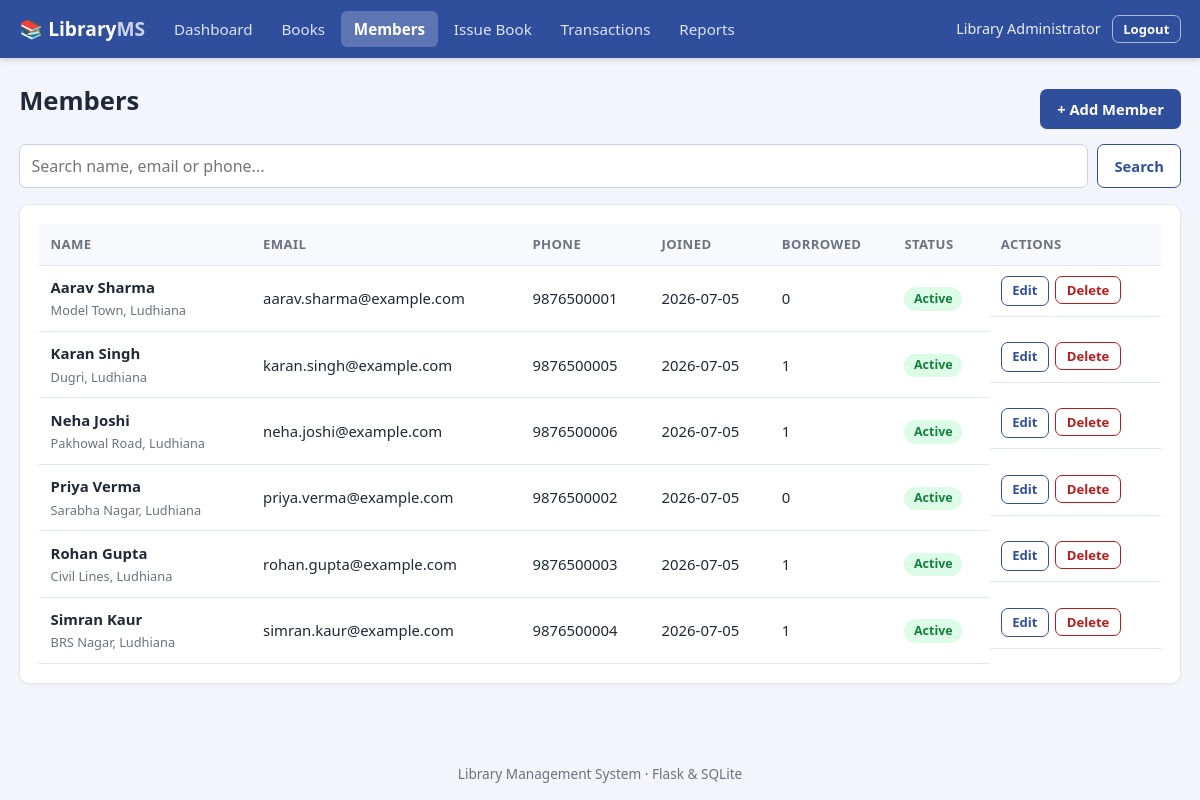
/members (signed in), run on the app's committed database.
### tables this page shows
CREATE TABLE members (
    id        INTEGER PRIMARY KEY AUTOINCREMENT,
    name      TEXT NOT NULL,
    email     TEXT NOT NULL UNIQUE,
    phone     TEXT,
    address   TEXT,
    join_date TEXT NOT NULL,
    status    TEXT NOT NULL DEFAULT 'active' CHECK (status IN ('active', 'inactive'))
);

### app.py (the view)
@app.route("/members")
@login_required
def members():
    q = request.args.get("q", "").strip()
    sql = """SELECT m.*, (SELECT COUNT(*) FROM issues i
                          WHERE i.member_id = m.id AND i.status='issued') AS borrowed
             FROM members m WHERE 1=1"""
    params = []
    if q:
        sql += " AND (m.name LIKE ? OR m.email LIKE ? OR m.phone LIKE ?)"
        params += [f"%{q}%"] * 3
    sql += " ORDER BY m.name"
    return render_template("members.html", members=get_conn().execute(sql, params).fetchall(), q=q)

### app.py (called while the page is built)
def get_conn():
    if "conn" not in g:
        g.conn = db.get_db()
    return g.conn

@app.teardown_appcontext
def close_conn(_exc):
    conn = g.pop("conn", None)
    if conn is not None:
        conn.close()

def login_required(view):
    @wraps(view)
    def wrapped(*args, **kwargs):
        if "user_id" not in session:
            return redirect(url_for("login", next=request.path))
        return view(*args, **kwargs)
    return wrapped

def csrf_token():
    if "_csrf" not in session:
        session["_csrf"] = secrets.token_hex(16)
    return session["_csrf"]

@app.before_request
def protect_post():
    if request.method == "POST":
        sent = request.form.get("_csrf") or request.headers.get("X-CSRF-Token")
        if not sent or sent != session.get("_csrf"):
            abort(400, "Invalid or missing CSRF token. Please reload the page and try again.")

@app.context_processor
def inject_globals():
    return {"today": date.today().isoformat(), "loan_days": db.LOAN_DAYS,
            "fine_per_day": db.FINE_PER_DAY}

### database.py (called while the page is built)
def get_db():
    conn = sqlite3.connect(DB_PATH)
    conn.row_factory = sqlite3.Row
    conn.execute("PRAGMA foreign_keys = ON")
    return conn

### Library_Management_System/templates/members.html (shortened to what this page needs)
{% extends "base.html" %}
{% block content %}
<div class="page-head">
  <h1>Members</h1>
  <a class="btn btn-primary" href="{{ url_for('add_member') }}">+ Add Member</a>
</div>
<form class="filters" method="get">
  <input type="search" name="q" id="liveSearch" placeholder="Search name, email or phone..." value="{{ q }}">
  <button class="btn btn-outline" type="submit">Search</button>
</form>
<div class="card table-wrap">
  <table id="membersTable">
    <thead><tr><th>Name</th><th>Email</th><th>Phone</th><th>Joined</th><th>Borrowed</th><th>Status</th><th>Actions</th></tr></thead>
    <tbody>
    {% for m in members %}
      <tr>
        <td><strong>{{ m.name }}</strong><br><small class="muted">{{ m.address or '' }}</small></td>
        <td>{{ m.email }}</td>
        <td>{{ m.phone or '-' }}</td>
        <td>{{ m.join_date }}</td>
        <td>{{ m.borrowed }}</td>
        <td><span class="badge badge-{{ 'ok' if m.status == 'active' else 'muted' }}">{{ m.status|capitalize }}</span></td>
        <td class="actions">
          <a class="btn btn-small btn-outline" href="{{ url_for('edit_member', member_id=m.id) }}">Edit</a>
          <form method="post" action="{{ url_for('delete_member', member_id=m.id) }}" data-confirm="Delete member '{{ m.name }}'?">
            <button class="btn btn-small btn-danger" type="submit">Delete</button>
          </form>
        </td>
      </tr>
    {% else %}
      <tr><td colspan="7" class="empty">No members found.</td></tr>
    {% endfor %}
    </tbody>
  </table>
</div>
{% endblock %}

### Library_Management_System/static/css/style.css (style rules this page uses)
:root { --primary: #2f4f9d; --primary-dark: #223a77; --bg: #f3f5fa; --card: #ffffff; --text: #1f2937; --muted: #6b7280; --border: #e2e6ef; --ok: #15803d; --ok-bg: #dcfce7; --warn: #a16207; --warn-bg: #fef3c7; --danger: #b91c1c; --danger-bg: #fee2e2; --info-bg: #dbeafe; --info: #1d4ed8; }
* { box-sizing: border-box; }
body { margin: 0; font-family: "Segoe UI", system-ui, -apple-system, Roboto, Arial, sans-serif; background: var(--bg); color: var(--text); line-height: 1.5; min-height: 100vh; display: flex; flex-direction: column; }
h1 { font-size: 1.6rem; margin: 0 0 1rem; }
a { color: var(--primary); }
.muted { color: var(--muted); }
small { font-size: .8rem; }
.page-head { display: flex; justify-content: space-between; align-items: center; gap: 1rem; flex-wrap: wrap; margin-bottom: .5rem; }
.card { background: var(--card); border: 1px solid var(--border); border-radius: 10px; padding: 1.2rem; box-shadow: 0 1px 3px rgba(16,24,40,.05); margin-bottom: 1.2rem; }
.table-wrap { overflow-x: auto; }
table { width: 100%; border-collapse: collapse; font-size: .93rem; }
th, td { text-align: left; padding: .65rem .7rem; border-bottom: 1px solid var(--border); vertical-align: middle; }
th { background: #f8f9fc; font-weight: 600; font-size: .82rem; text-transform: uppercase; letter-spacing: .03em; color: var(--muted); }
.actions { display: flex; gap: .4rem; white-space: nowrap; }
.actions form, td form { margin: 0; display: inline; }
.badge { display: inline-block; padding: .15rem .6rem; border-radius: 999px; font-size: .78rem; font-weight: 600; }
.badge-ok { background: var(--ok-bg); color: var(--ok); }
.btn { display: inline-block; padding: .5rem 1rem; border-radius: 7px; border: 1px solid transparent; font-size: .92rem; font-weight: 600; cursor: pointer; text-decoration: none; font-family: inherit; }
.btn-primary { background: var(--primary); color: #fff; }
.btn-outline { background: #fff; color: var(--primary); border-color: var(--primary); }
.btn-danger { background: #fff; color: var(--danger); border-color: var(--danger); }
.btn-small { padding: .25rem .65rem; font-size: .82rem; }
input, select, textarea { font: inherit; padding: .55rem .7rem; border: 1px solid #cbd2e0; border-radius: 7px; background: #fff; width: 100%; }
.filters { display: flex; gap: .6rem; margin: .5rem 0 1rem; flex-wrap: wrap; }
.filters input { flex: 1; min-width: 220px; }

### data on the page
members: name "Aarav Sharma", address "Model Town, Ludhiana", email "aarav.sharma@example.com", phone "9876500001", join_date "2026-07-05", borrowed "0", status "Active"
members: name "Karan Singh", address "Dugri, Ludhiana", email "karan.singh@example.com", phone "9876500005", join_date "2026-07-05", borrowed "1", status "Active"
members: name "Neha Joshi", address "Pakhowal Road, Ludhiana", email "neha.joshi@example.com", phone "9876500006", join_date "2026-07-05", borrowed "1", status "Active"
members: name "Priya Verma", address "Sarabha Nagar, Ludhiana", email "priya.verma@example.com", phone "9876500002", join_date "2026-07-05", borrowed "0", status "Active"
members: name "Rohan Gupta", address "Civil Lines, Ludhiana", email "rohan.gupta@example.com", phone "9876500003", join_date "2026-07-05", borrowed "1", status "Active"
members: name "Simran Kaur", address "BRS Nagar, Ludhiana", email "simran.kaur@example.com", phone "9876500004", join_date "2026-07-05", borrowed "1", status "Active"

### other printed values
{{ session.full_name }} "Library Administrator"
